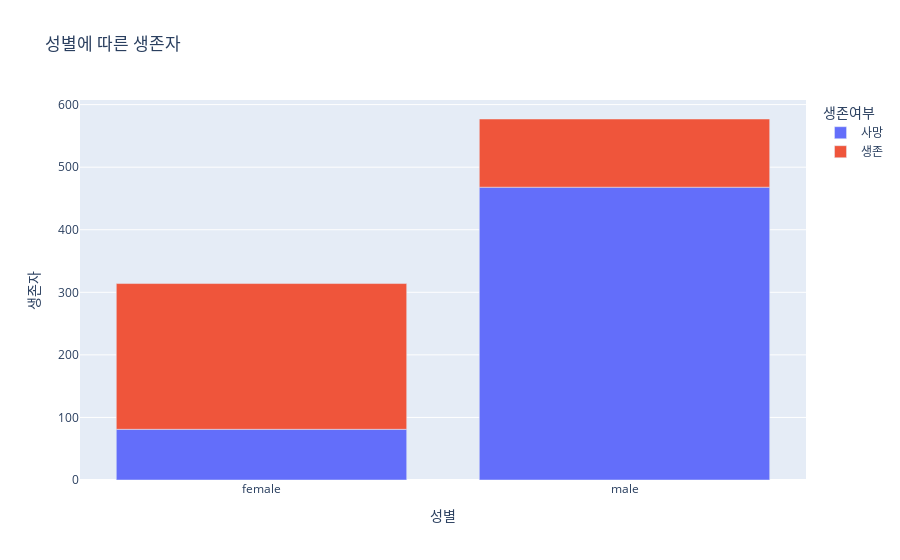

The code cell stored with this chart in its notebook:
### Code cell
# 2. 성별에 따른 생존율 (막대 그래프)
# 먼저 성별, 생존여부로 그룹화하여 카운트
fig = px.bar(
    gender_survival_cnt,
    x= 'sex',
    y= 'count',
    color= 'survived',
    title= '성별에 따른 생존자',
    labels= {'sex': '성별', 'count': '생존자', 'survived': '생존여부'}
)

fig.show()

### Figure 1 — Plotly figure (JSON) as saved in the notebook; plotly's stock layout.template omitted (floating-point values rounded to 4 significant figures)
{"data": [{"hovertemplate": "생존여부=사망<br>성별=%{x}<br>생존자=%{y}<extra></extra>", "legendgroup": "사망", "marker": {"color": "#636efa", "pattern": {"shape": ""}}, "name": "사망", "orientation": "v", "showlegend": true, "textposition": "auto", "type": "bar", "x": ["female", "male"], "xaxis": "x", "y": [81, 468], "yaxis": "y"}, {"hovertemplate": "생존여부=생존<br>성별=%{x}<br>생존자=%{y}<extra></extra>", "legendgroup": "생존", "marker": {"color": "#EF553B", "pattern": {"shape": ""}}, "name": "생존", "orientation": "v", "showlegend": true, "textposition": "auto", "type": "bar", "x": ["female", "male"], "xaxis": "x", "y": [233, 109], "yaxis": "y"}], "layout": {"barmode": "relative", "legend": {"title": {"text": "생존여부"}, "tracegroupgap": 0}, "title": {"text": "성별에 따른 생존자"}, "xaxis": {"anchor": "y", "domain": [0, 1], "title": {"text": "성별"}}, "yaxis": {"anchor": "x", "domain": [0, 1], "title": {"text": "생존자"}}}}
